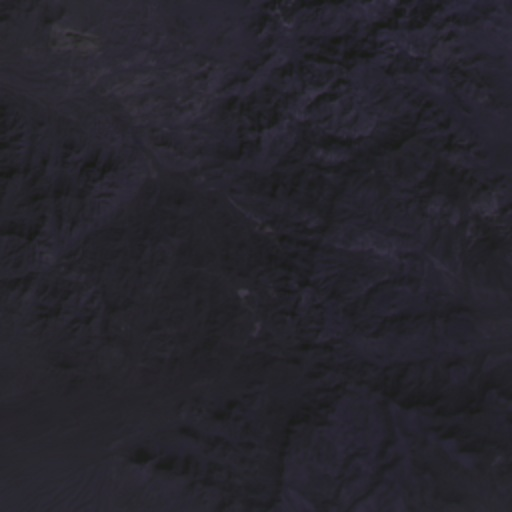
#> input picture input2.jpg, 512 x 512 px, given in place of input2.jpginput2.jpg, which was not available
$ python -i prepare_data.py   (imports and definitions only)
#> lines starting #> are read from the running program, lines starting #| are printed output that depends on the picture; pictures that were not available may be replaced by others from this repository, and a replacement may not be noted
# -*- coding: utf-8 -*-
import os
import cv2
import h5py
import numpy
import random
import shutil

# DATA_PATH = "/home/camilla/Scaricati/SRCNN-keras-master/T91/"
# TEST_PATH = "/home/camilla/Scaricati/SRCNN-keras-master/Set14/original/"
DATA_PATH = "/home/camilla/Scaricati/SRCNN-keras-master/Train_RGB/"
TEST_PATH = "/home/camilla/Scaricati/SRCNN-keras-master/Test_RGB/"


Random_Crop = 30
Patch_size = 32
label_size = 20
conv_side = 6
scale = 2


def prepare_data(_path):
#> called with _path = 'input2.jpg'
    names = os.listdir(_path)
    names = sorted(names)
    nums = names.__len__()

    data = numpy.zeros((nums * Random_Crop, 1, Patch_size, Patch_size), dtype=numpy.double)
    label = numpy.zeros((nums * Random_Crop, 1, label_size, label_size), dtype=numpy.double)

    for i in range(nums):
        name = _path + names[i]
        hr_img = cv2.imread(name, cv2.IMREAD_COLOR)
#> hr_img is the input picture: shape (512, 512, 3); mean B, G, R 45.2, 37.3, 38.8
        shape = hr_img.shape
#> shape = (512, 512, 3)

        hr_img = cv2.cvtColor(hr_img, cv2.COLOR_BGR2YCrCb)
#> hr_img: shape (512, 512, 3); mean of channels 0, 1, 2 38.6, 128.2, 131.7
        hr_img = hr_img[:, :, 0]
#> hr_img: shape (512, 512)

        # two resize operation to produce training data and labels
        lr_img = cv2.resize(hr_img, (shape[1] // scale, shape[0] // scale))
        lr_img = cv2.resize(lr_img, (shape[1], shape[0]))
#> lr_img: shape (512, 512)

        # produce Random_Crop random coordinate to crop training img
        Points_x = numpy.random.randint(0, min(shape[0], shape[1]) - Patch_size, Random_Crop)
        Points_y = numpy.random.randint(0, min(shape[0], shape[1]) - Patch_size, Random_Crop)

        for j in range(Random_Crop):
            lr_patch = lr_img[Points_x[j]: Points_x[j] + Patch_size, Points_y[j]: Points_y[j] + Patch_size]
            hr_patch = hr_img[Points_x[j]: Points_x[j] + Patch_size, Points_y[j]: Points_y[j] + Patch_size]

            lr_patch = lr_patch.astype(float) / 255.
            hr_patch = hr_patch.astype(float) / 255.

            data[i * Random_Crop + j, 0, :, :] = lr_patch
            label[i * Random_Crop + j, 0, :, :] = hr_patch[conv_side: -conv_side, conv_side: -conv_side]
#> this loop made 30 passes
#> pass 1, in prepare_data, `lr_patch = lr_img[Points_x[j]: Points_x[j] + Patch_size, Points_y[j]: ..`:
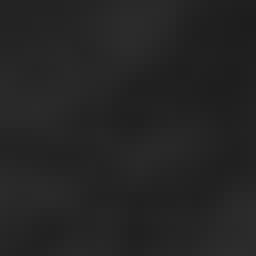
#> lr_patch: shape (32, 32) (shown 8 times larger); min 29, max 44, mean 36.2
#> pass 1, in prepare_data, `lr_patch = lr_patch.astype(float) / 255.`:
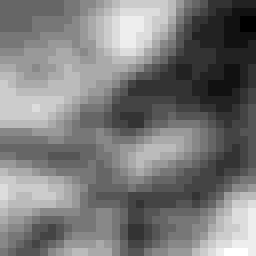
#> lr_patch: shape (32, 32) float64 (shown 8 times larger); min 0.114, max 0.173, mean 0.142; drawn with min black and max white
#> pass 1, in prepare_data, `hr_patch = hr_patch.astype(float) / 255.`:
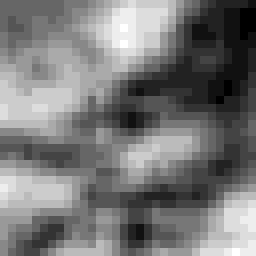
#> hr_patch: shape (32, 32) float64 (shown 8 times larger); min 0.114, max 0.173, mean 0.141; drawn with min black and max white
#> after the loop:
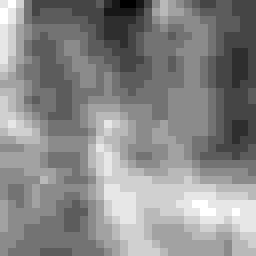
#> hr_patch: shape (32, 32) float64 (shown 8 times larger); min 0.129, max 0.173, mean 0.153; drawn with min black and max white
#> after the loop:
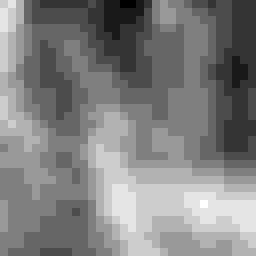
#> lr_patch: shape (32, 32) float64 (shown 8 times larger); min 0.133, max 0.173, mean 0.153; drawn with min black and max white
            # cv2.imshow("lr", lr_patch)
            # cv2.imshow("hr", hr_patch)
            # cv2.waitKey(0)
    return data, label

# BORDER_CUT = 8
BLOCK_STEP = 16
BLOCK_SIZE = 32


# [67 lines left out: functions prepare_crop_data, write_hdf5, read_training_data, not called in this run]


# [32 lines not run here, left out]
    # _, _a = read_training_data("train.h5")
    # _, _a = read_training_data("test.h5")

>>> result = prepare_data('input2.jpg')

$ run again, on pre2.jpg
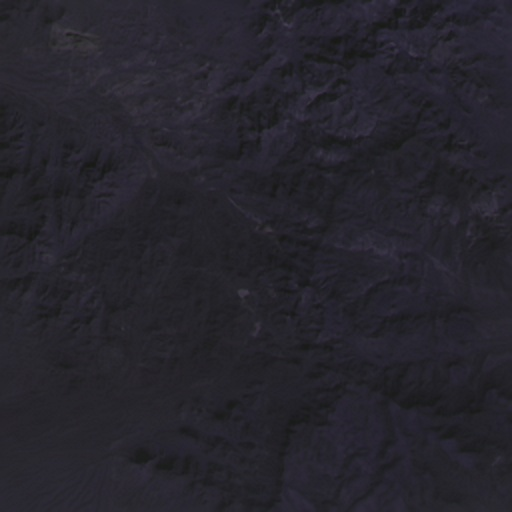
#> input picture pre2.jpg, 512 x 512 px, given in place of pre2.jpgpre2.jpg, which was not available
#> in prepare_data, hr_img is the input picture: shape (512, 512, 3); mean B, G, R 44.8, 36.9, 38.4
#> after the loop in prepare_data, `for j in range(Random_Crop):`:
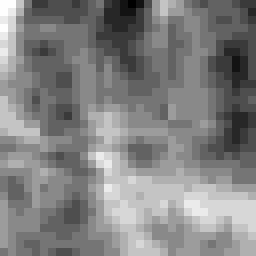
#> hr_patch: shape (32, 32) float64 (shown 8 times larger); min 0.125, max 0.176, mean 0.151; drawn with min black and max white
#> after the loop in prepare_data, `for j in range(Random_Crop):`:
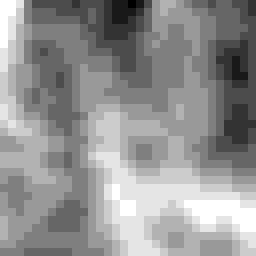
#> lr_patch: shape (32, 32) float64 (shown 8 times larger); min 0.129, max 0.169, mean 0.152; drawn with min black and max white
